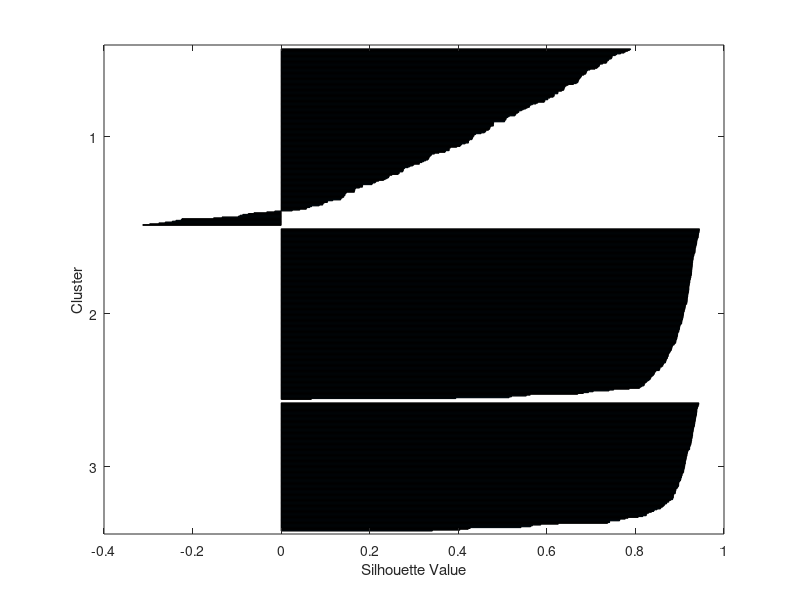

Source code (MATLAB): (Note: this script raises an error after producing the figure.)
% -------------------------------------------------------------- %
% Simple Kmeans clustering example
% Resource found at:
% https://www.mathworks.com/help/stats/k-means-clustering.html
% 
% 
% Notes:
% It is important to realize that the kmeans clustering is going
% to work with numeric data (because we are calculating euclidian
% distances, and examining how far each of N observations falls
% from the mean of others, this is how we determine if it is a 
% good fit for the cluster.
% -------------------------------------------------------------- %

% Don't forget these.
% -------------------------------------------------------------- %
clear variables
close all
clc


% Load the data
rng default  % For reproducibility
load kmeansdata
% -------------------------------------------------------------- %

% Examine the data
% -------------------------------------------------------------- %
size(X)
class(X) % Notice the 'double' matrix type
% -------------------------------------------------------------- %

% Get the clusters
% -------------------------------------------------------------- %
idx3 = kmeans(X,3,'Distance','sqeuclidean');

figure
[silh3,h] = silhouette(X,idx3,'sqeuclidean');
h = gca;
h.Children.EdgeColor = [.25 .5 .25];
xlabel 'Silhouette Value'
ylabel 'Cluster'